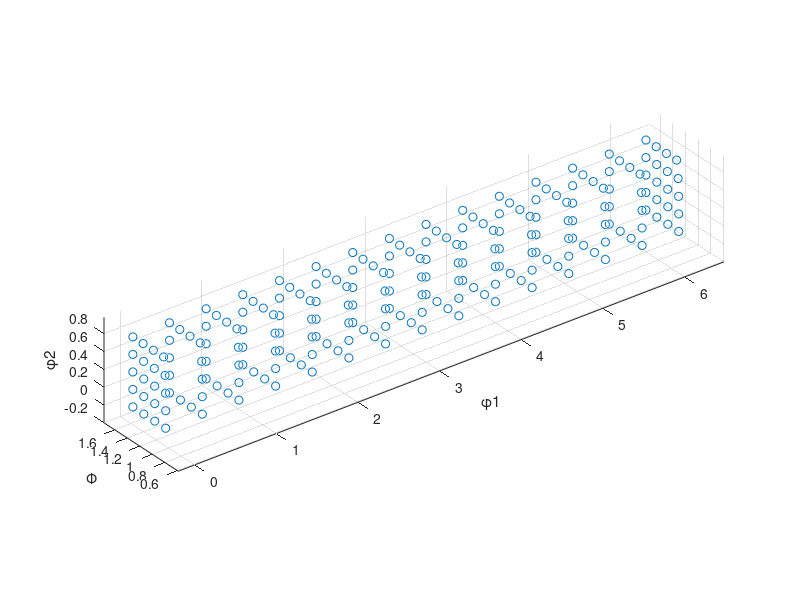
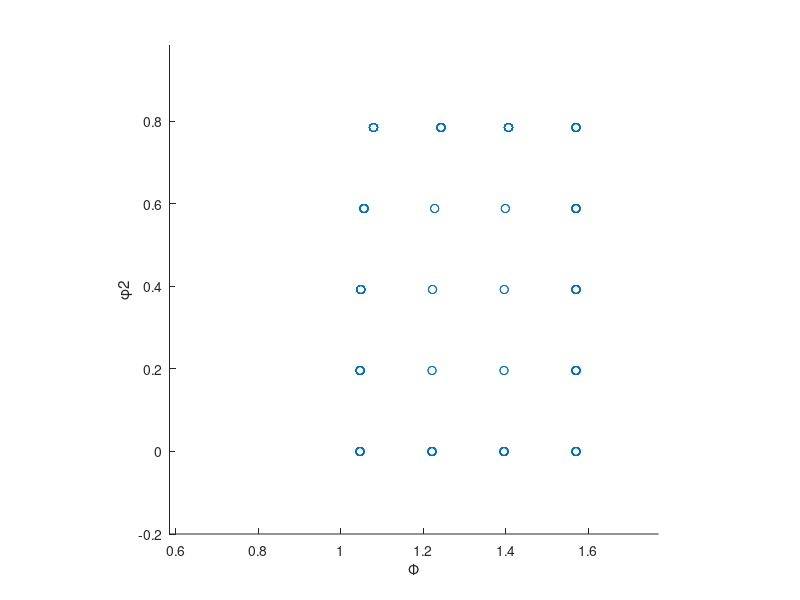

Reproduce these figures in MATLAB, in order.
fz_f_CT = zeros(222,3);
% fz_f_CT stands for "the faces of the fundamental zone with cubic crystal
% symmetry and triclinic sample symmetry"
% where fz_f_CT(?,1) is phi1, fz_f_CT(?,2) is Phi and
% fz_f_CT(?,3) is phi2

c = 0;
phi1_num = 15;
Phi_num = 4;
phi2_num = 5;

for ii = 1:phi1_num
    for jj = 1:Phi_num
        for kk = 1:phi2_num
            if ii==1 || ii==phi1_num || jj==1 || jj==Phi_num || kk==1 || kk==phi2_num
                c = c + 1;
                fz_f_CT(c,1) = (ii-1)*((2*pi())/(phi1_num-1));
                fz_f_CT(c,3) = (kk-1)*((pi()/4)/(phi2_num-1));
                Phi_min = acos(cos(fz_f_CT(c,3))/(1+cos(fz_f_CT(c,3))^2));
                if jj==1
                    fz_f_CT(c,2) = Phi_min;
                elseif jj==Phi_num
                    fz_f_CT(c,2) = pi()/2;
                else
                    Phi = (jj-1)*(((pi()/2)-Phi_min)/(Phi_num-1))+Phi_min;
                    fz_f_CT(c,2) = Phi;
%                     fz_f_CT(c,2) = Phi * sin(Phi);
                end
                    
                    
            end
        end
    end
end

% extremeorienth = fz_f_CT;
% for k = 1 : c
%     extremeorienth_fr = GSH_Cubic_Triclinic(fz_f_CT(k,1),fz_f_CT(k,2),fz_f_CT(k,3));
% end
% save('extremeorientc_cube.mat','extremeorienth','extremeorienth_fr')


figure(1)
scatter3(fz_f_CT(:,1),fz_f_CT(:,2),fz_f_CT(:,3))
axis equal
axis([-.2 2*pi+.2 -.2+pi/4 pi/2+.2 -.2 pi/4+.2])
xlabel('\phi1')
ylabel('\Phi')
zlabel('\phi2')

figure(2)
scatter(fz_f_CT(:,2),fz_f_CT(:,3))
axis equal
axis([-.2+pi/4 pi/2+.2 -.2 pi/4+.2])
xlabel('\Phi')
ylabel('\phi2')
